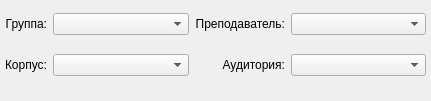
     <widget class="QWidget" name="gridLayoutWidget">
      <property name="geometry">
       <rect>
        <x>0</x>
        <y>260</y>
        <width>431</width>
        <height>101</height>
       </rect>
      </property>
      <layout class="QGridLayout" name="gridLayout">
       <property name="sizeConstraint">
        <enum>QLayout::SetDefaultConstraint</enum>
       </property>
       <property name="leftMargin">
        <number>5</number>
       </property>
       <property name="topMargin">
        <number>0</number>
       </property>
       <property name="rightMargin">
        <number>5</number>
       </property>
       <property name="horizontalSpacing">
        <number>6</number>
       </property>
       <item row="1" column="3">
        <widget class="QComboBox" name="aud_comboBox">
         <property name="sizePolicy">
          <sizepolicy hsizetype="Minimum" vsizetype="Fixed">
           <horstretch>0</horstretch>
           <verstretch>0</verstretch>
          </sizepolicy>
         </property>
        </widget>
       </item>
       <item row="0" column="0">
        <widget class="QLabel" name="group_label">
         <property name="sizePolicy">
          <sizepolicy hsizetype="Fixed" vsizetype="Preferred">
           <horstretch>0</horstretch>
           <verstretch>0</verstretch>
          </sizepolicy>
         </property>
         <property name="text">
          <string>Группа:</string>
         </property>
         <property name="alignment">
          <set>Qt::AlignRight|Qt::AlignTrailing|Qt::AlignVCenter</set>
         </property>
        </widget>
       </item>
       <item row="1" column="1">
        <widget class="QComboBox" name="block_comboBox">
         <property name="sizePolicy">
          <sizepolicy hsizetype="Minimum" vsizetype="Fixed">
           <horstretch>0</horstretch>
           <verstretch>0</verstretch>
          </sizepolicy>
         </property>
        </widget>
       </item>
       <item row="0" column="1">
        <widget class="QComboBox" name="group_comboBox">
         <property name="enabled">
          <bool>true</bool>
         </property>
         <property name="sizePolicy">
          <sizepolicy hsizetype="Minimum" vsizetype="Fixed">
           <horstretch>0</horstretch>
           <verstretch>0</verstretch>
          </sizepolicy>
         </property>
        </widget>
       </item>
       <item row="1" column="2">
        <widget class="QLabel" name="aud_label">
         <property name="text">
          <string>Аудитория:</string>
         </property>
         <property name="alignment">
          <set>Qt::AlignRight|Qt::AlignTrailing|Qt::AlignVCenter</set>
         </property>
        </widget>
       </item>
       <item row="0" column="3">
        <widget class="QComboBox" name="prof_comboBox">
         <property name="sizePolicy">
          <sizepolicy hsizetype="Minimum" vsizetype="Fixed">
           <horstretch>0</horstretch>
           <verstretch>0</verstretch>
          </sizepolicy>
         </property>
        </widget>
       </item>
       <item row="0" column="2">
        <widget class="QLabel" name="prof_label">
         <property name="sizePolicy">
          <sizepolicy hsizetype="Fixed" vsizetype="Preferred">
           <horstretch>0</horstretch>
           <verstretch>0</verstretch>
          </sizepolicy>
         </property>
         <property name="text">
          <string>Преподаватель:</string>
         </property>
         <property name="alignment">
          <set>Qt::AlignRight|Qt::AlignTrailing|Qt::AlignVCenter</set>
         </property>
        </widget>
       </item>
       <item row="1" column="0">
        <widget class="QLabel" name="block_label">
         <property name="text">
          <string>Корпус:</string>
         </property>
         <property name="alignment">
          <set>Qt::AlignRight|Qt::AlignTrailing|Qt::AlignVCenter</set>
         </property>
        </widget>
       </item>
      </layout>
     </widget>
